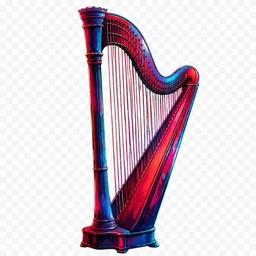
#> input picture pic/shuqin.jpg, 256 x 256 px, shrunk from 1254 x 1254 before the run
$ python remove_white_background.py --input ../pic/shuqin.jpg --output out.png
#> lines starting #> are read from the running program, lines starting #| are printed output that depends on the picture
from __future__ import annotations

import argparse
from pathlib import Path

from PIL import Image


def build_parser() -> argparse.ArgumentParser:
    parser = argparse.ArgumentParser(description="将近白背景转成透明 PNG。")
    parser.add_argument("--input", required=True, help="输入图片路径")
    parser.add_argument("--output", required=True, help="输出 PNG 路径")
    parser.add_argument("--opaque-threshold", type=int, default=180, help="亮度低于等于该值时保留为不透明")
    parser.add_argument(
        "--transparent-threshold",
        type=int,
        default=245,
        help="亮度高于等于该值时直接清为透明",
    )
    parser.add_argument(
        "--min-alpha-keep",
        type=int,
        default=128,
        help="低于该 alpha 的残留直接清掉，避免灰雾脏边",
    )
    return parser


def to_luma(red: int, green: int, blue: int) -> float:
    return red * 0.2126 + green * 0.7152 + blue * 0.0722


def resolve_alpha(
    luma: float,
    opaque_threshold: int,
    transparent_threshold: int,
    min_alpha_keep: int,
) -> int:
    if luma <= opaque_threshold:
        return 255

    if luma >= transparent_threshold:
        return 0

    ratio = (transparent_threshold - luma) / (transparent_threshold - opaque_threshold)
    alpha = max(0, min(255, round(ratio * 255)))
    return 0 if alpha < min_alpha_keep else alpha


def remove_white_background(
    input_path: Path,
    output_path: Path,
    opaque_threshold: int,
    transparent_threshold: int,
    min_alpha_keep: int,
) -> None:
#> called with opaque_threshold = 180, transparent_threshold = 245, min_alpha_keep = 128
    image = Image.open(input_path).convert("RGBA")
    output = Image.new("RGBA", image.size)
#> output: PIL image 256x256 RGBA; every value is 0

    source_pixels = image.load()
    output_pixels = output.load()

    for y in range(image.height):
        for x in range(image.width):
            red, green, blue, source_alpha = source_pixels[x, y]
            luma = to_luma(red, green, blue)
            alpha = resolve_alpha(
                luma=luma,
                opaque_threshold=opaque_threshold,
                transparent_threshold=transparent_threshold,
                min_alpha_keep=min_alpha_keep,
            )

            if source_alpha < 255:
                alpha = round(alpha * (source_alpha / 255))

            # 统一写黑色可以压掉彩色抗锯齿边和压缩脏点，便于叠到任意背景上。
            output_pixels[x, y] = (0, 0, 0, alpha)

    output_path.parent.mkdir(parents=True, exist_ok=True)
    output.save(output_path)
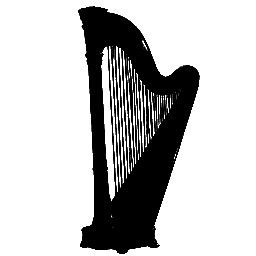
#> saved as out.png: PIL image 256x256 RGBA; mean R, G, B, A 0, 0, 0, 61.4; transparent parts drawn white


def main() -> None:
    args = build_parser().parse_args()
    input_path = Path(args.input)
    output_path = Path(args.output)

    if not input_path.exists():
        raise FileNotFoundError(f"输入文件不存在: {input_path}")

    if args.transparent_threshold <= args.opaque_threshold:
        raise ValueError("transparent-threshold 必须大于 opaque-threshold")

    remove_white_background(
        input_path=input_path,
        output_path=output_path,
        opaque_threshold=args.opaque_threshold,
        transparent_threshold=args.transparent_threshold,
        min_alpha_keep=args.min_alpha_keep,
    )


if __name__ == "__main__":
    main()
